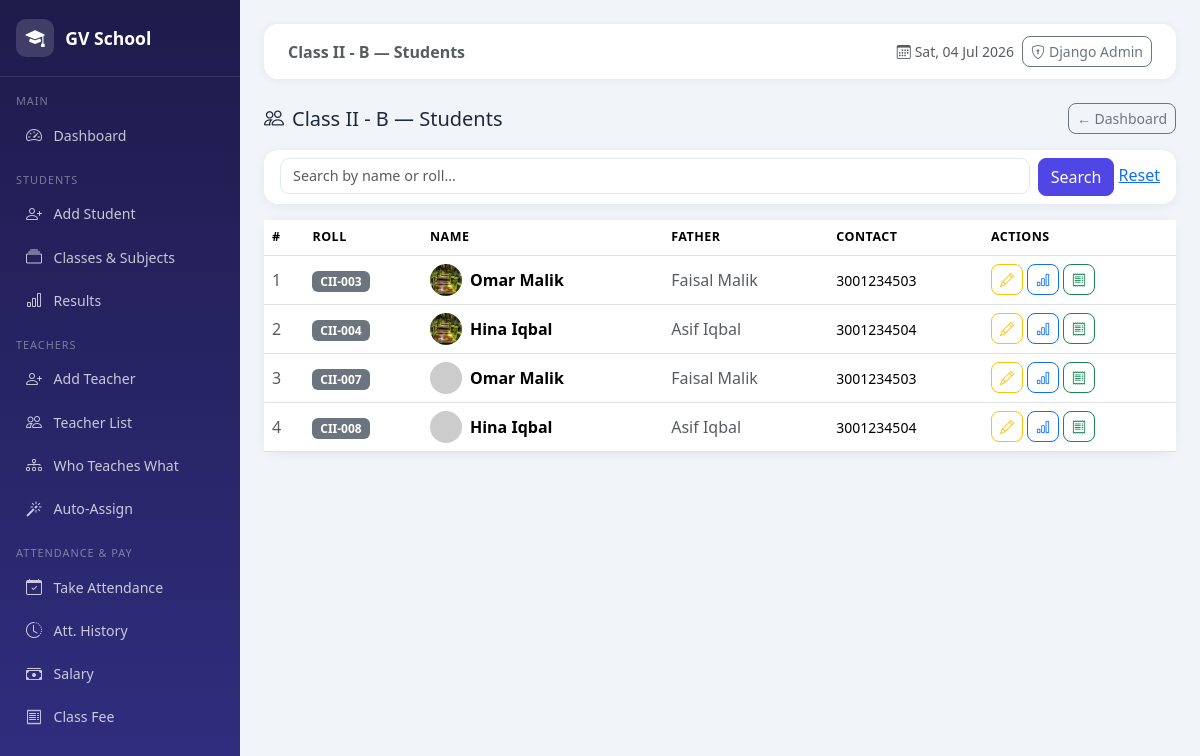
The page /man/detail/2/ (signed in) on the database its author committed.
### cls/models.py (models this page shows, shortened)
class Section(models.Model):
    grade         = models.ForeignKey(Grade, on_delete=models.CASCADE)
    section       = models.CharField(max_length=50)
    def __str__(self):
        return f"{self.grade.grade} - {self.section}"

class Grade(models.Model):
    id            = models.AutoField(primary_key=True)
    grade         = models.CharField(max_length=50)

### student/models.py (models this page shows, shortened)
class Students(models.Model):
    id = models.AutoField(primary_key=True)
    Roll = models.CharField(max_length=50)
    grade = models.ForeignKey('cls.Grade', on_delete=models.CASCADE, null=True, blank=True)
    section = models.ForeignKey('cls.Section', on_delete=models.SET_NULL, null=True, blank=True, related_name='students_set')
    Name = models.CharField(max_length=50)
    F_Name = models.CharField(max_length=50)
    F_CNIC = models.CharField(
        max_length=15,
        validators=[RegexValidator(
            regex=r'^\d{5}-\d{7}-\d{1}$',
            message="CNIC must be 36102-1313450-9 format"
        )],
        null=False,
        blank=False
    )
    E_mail=models.EmailField(max_length=100,default="test@example.com",null=False)
    Contact = models.CharField(max_length=20)
    Address = models.CharField(max_length=1000, default='')
    Image = models.ImageField(upload_to='image', default='')

### manager/views.py (the view)
# urls.py: path('detail/<int:s_id>/',     views.stu,            name='Stu'),
@login_required(login_url='/man/')
def stu(request, s_id):
    query   = request.GET.get('q', '')
    section = get_object_or_404(Section, id=s_id)
    if query:
        students = Students.objects.filter(
            Q(Roll__icontains=query) | Q(Name__icontains=query))
    else:
        students = Students.objects.filter(
            section=s_id).select_related('grade', 'section')
    return render(request, 'add/detail.html', {
        'students': students,
        'section' : section,
        'query'   : query,
    })

### manager/Templates/add/detail.html (shortened to what this page needs)
{% extends 'add/base.html' %}
{% block breadcrumb %}{{ section }} — Students{% endblock %}
{% block content %}
<div class="d-flex justify-content-between align-items-center mb-3">
  <h5 class="mb-0"><i class="bi bi-people me-2"></i>{{ section }} — Students</h5>
  <a href="{% url 'Home' %}" class="btn btn-outline-secondary btn-sm">← Dashboard</a>
</div>
<div class="card mb-3">
  <div class="card-body py-2">
    <form method="GET" class="row g-2">
      <div class="col">
        <input type="text" name="q" class="form-control" placeholder="Search by name or roll..." value="{{ query }}">
      </div>
      <div class="col-auto">
        <button class="btn btn-primary">Search</button>
        <a href="?">Reset</a>
      </div>
    </form>
  </div>
</div>
<div class="card">
  <div class="table-responsive">
    <table class="table table-hover mb-0">
      <thead style="background:#4f46e5;color:#fff">
        <tr><th>#</th><th>Roll</th><th>Name</th><th>Father</th><th>Contact</th><th>Actions</th></tr>
      </thead>
      <tbody>
        {% for s in students %}
        <tr>
          <td class="text-muted">{{ forloop.counter }}</td>
          <td><span class="badge bg-secondary">{{ s.Roll }}</span></td>
          <td>
            <div class="d-flex align-items-center gap-2">
              {% if s.Image %}<img src="{{ s.Image.url }}" class="rounded-circle" style="width:32px;height:32px;object-fit:cover">
              {% else %}<div class="rounded-circle bg-primary d-flex align-items-center justify-content-center text-white" style="width:32px;height:32px;font-size:.8rem;font-weight:700">{{ s.Name|first }}</div>{% endif %}
              <span class="fw-semibold">{{ s.Name }}</span>
            </div>
          </td>
          <td class="text-muted">{{ s.F_Name }}</td>
          <td><small>{{ s.Contact }}</small></td>
          <td>
            <div class="d-flex gap-1">
              <a href="{% url 'StudentUpdate' s.id %}" class="btn btn-sm btn-outline-warning"><i class="bi bi-pencil"></i></a>
              <a href="{% url 'AdminResult' s.id %}" class="btn btn-sm btn-outline-primary"><i class="bi bi-bar-chart"></i></a>
              <a href="{% url 'FeeVoucher' s.Roll %}" class="btn btn-sm btn-outline-success"><i class="bi bi-receipt"></i></a>
            </div>
          </td>
        </tr>
        {% empty %}
        <tr><td colspan="6" class="text-center text-muted py-4">No student found.</td></tr>
        {% endfor %}
      </tbody>
    </table>
  </div>
</div>
{% endblock %}

### manager/Templates/add/base.html (style rules this page uses)
:root { --primary : #4f46e5; --primary-d : #3730a3; --success : #059669; --warning : #d97706; --danger : #dc2626; --info : #0891b2; --bg : #f1f5f9; --card : #ffffff; --text : #1e293b; --muted : #64748b; }
* { box-sizing: border-box; }
body { background: var(--bg); color: var(--text); font-family: 'Segoe UI', sans-serif; min-height: 100vh; }
.card { border: none; border-radius: 14px; box-shadow: 0 2px 12px rgba(0,0,0,.06); }
.table th { font-size: .78rem; text-transform: uppercase; letter-spacing: .5px; font-weight: 600; }
.table td { vertical-align: middle; }
.btn-primary { background: var(--primary); border-color: var(--primary); }
.btn { border-radius: 8px; }
.form-control, .form-select { border-radius: 9px; border: 1.5px solid #e2e8f0; font-size: .9rem; }

### rows shown on the page
Section: grade+section "Class II - B"
Students: Roll "CII-003", Image (picture), Name "Omar Malik", F_Name "Faisal Malik", Contact "3001234503"
Students: Roll "CII-004", Image (picture), Name "Hina Iqbal", F_Name "Asif Iqbal", Contact "3001234504"
Students: Roll "CII-007", Name "Omar Malik", F_Name "Faisal Malik", Contact "3001234503"
Students: Roll "CII-008", Name "Hina Iqbal", F_Name "Asif Iqbal", Contact "3001234504"
